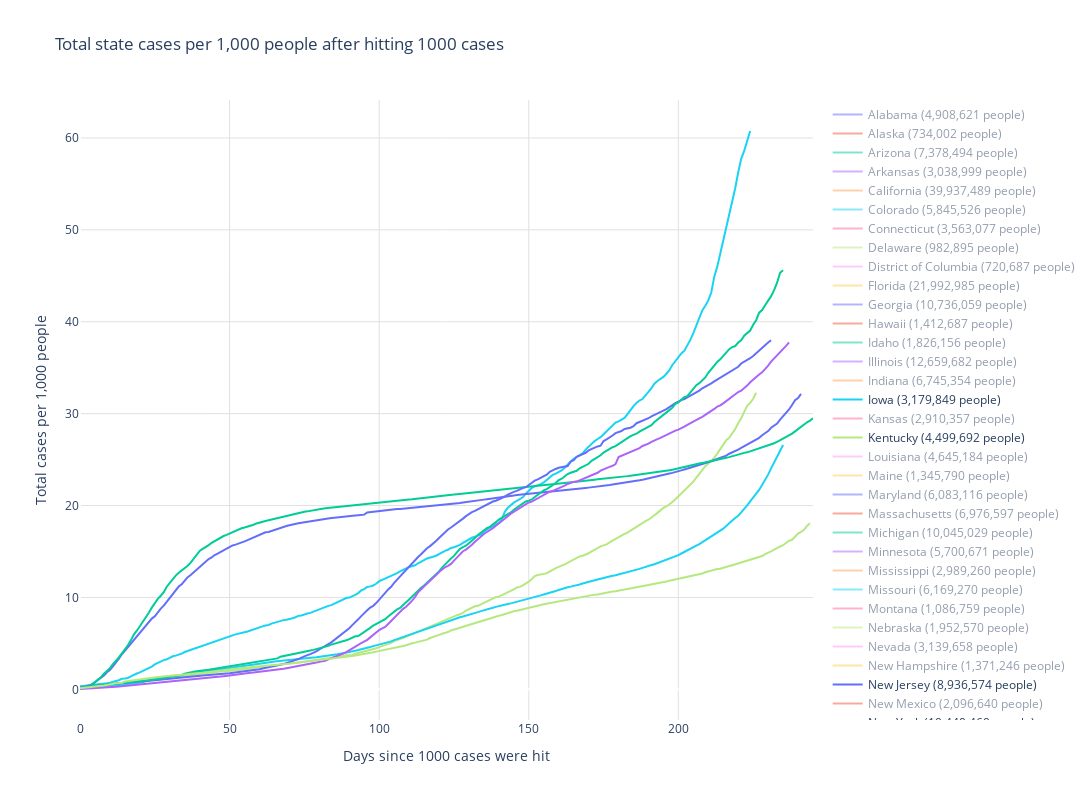

Notebook code cell kept with this figure:
### Markdown cell above
**********************************************************************************************************
 # State cases adjusted for population
 **********************************************************************************************************

### Code cell
def stateplotpercapita(state, show_by_default):
    data = state_cov_data[state_cov_data.state == state][['date', 'cases']]
    data = data[data.cases >= starting_cases]
    state_population = population_state_density[population_state_density.state == state]
    if len(state_population):
        data.index = [x for x in range(0, len(data))]
        plotdata = (data.cases / state_population.population.values[0]) * 1000
        if len(data['cases']):
            if (show_by_default):
                visible = True
            else:
                visible = 'legendonly'

            fig.add_trace(
                go.Scatter(x=data.index, y=plotdata, mode='lines', name=state + ' (' + str.format('{0:,}', state_population.population.values[0]) + ' people)', line = { 'width': default_line_thickness },
                hovertemplate='cases per 1000: %{y:,.0f}<br>day: %{x}', visible=visible)
            )

row += 1
starting_cases = 1000
layout = go.Layout(
        title = 'Total state cases per 1,000 people after hitting ' + str(starting_cases) + ' cases',
        plot_bgcolor = default_plot_color,
        xaxis_gridcolor = default_grid_color,
        yaxis_gridcolor = default_grid_color,
        width=default_width,
        height=default_height,
        xaxis_title='Days since ' + str(starting_cases) + ' cases were hit',
        yaxis_title='Total cases per 1,000 people'
)
fig=go.Figure(layout=layout)

for index, s in interesting_states.iterrows():
    stateplotpercapita(s.state, s.show_by_default )

fig.show()
plotly.offline.plot(fig, filename=webpage_folder + 'Chart_'+str(row)+'.html',auto_open=False)
html_graphs.write('''
<br/><br/><div>
<h1>State and County cases adjusted for population</h1><br/>
Total cases is one thing, but to better get a sense of how different states and counties may be handling the virus compared to others,
you can adjust the graphs to account for the number of people who live in each state. A state that has 100,000 people vs
one that has 8,000,000 people should obviously have far fewer total cases because they have 80x less people. By factoring
in the population, a state or county with a low population may show a slope as high as other states with far more people.
This would indicate that the lower population state isn't likely effectively quarantining nearly as much as a higher
population state.
</div>''')
html_graphs.write("  <object data=\""+'Chart_'+str(row)+'.html'+"\" width=" + str(default_width * 1.10) + " height=" + str(default_height* 1.10) + "\"></object>"+"\n")

#################################################
# County cases adjusted for population
#################################################

### Figure 1 — Plotly figure (JSON) as saved in the notebook; plotly's stock layout.template omitted (floating-point values rounded to 4 significant figures; data arrays with more than 128 entries replaced by an {"elided": "..."} marker saying what was removed)
{"data": [{"hovertemplate": "cases per 1000: %{y:,.0f}<br>day: %{x}", "line": {"width": 2}, "mode": "lines", "name": "Alabama (4,908,621 people)", "type": "scatter", "visible": "legendonly", "x": {"elided": "231 int values"}, "y": {"elided": "231 float values"}}, {"hovertemplate": "cases per 1000: %{y:,.0f}<br>day: %{x}", "line": {"width": 2}, "mode": "lines", "name": "Alaska (734,002 people)", "type": "scatter", "visible": "legendonly", "x": {"elided": "145 int values"}, "y": {"elided": "145 float values"}}, {"hovertemplate": "cases per 1000: %{y:,.0f}<br>day: %{x}", "line": {"width": 2}, "mode": "lines", "name": "Arizona (7,378,494 people)", "type": "scatter", "visible": "legendonly", "x": {"elided": "233 int values"}, "y": {"elided": "233 float values"}}, {"hovertemplate": "cases per 1000: %{y:,.0f}<br>day: %{x}", "line": {"width": 2}, "mode": "lines", "name": "Arkansas (3,038,999 people)", "type": "scatter", "visible": "legendonly", "x": {"elided": "224 int values"}, "y": {"elided": "224 float values"}}, {"hovertemplate": "cases per 1000: %{y:,.0f}<br>day: %{x}", "line": {"width": 2}, "mode": "lines", "name": "California (39,937,489 people)", "type": "scatter", "visible": "legendonly", "x": {"elided": "244 int values"}, "y": {"elided": "244 float values"}}, {"hovertemplate": "cases per 1000: %{y:,.0f}<br>day: %{x}", "line": {"width": 2}, "mode": "lines", "name": "Colorado (5,845,526 people)", "type": "scatter", "visible": "legendonly", "x": {"elided": "238 int values"}, "y": {"elided": "238 float values"}}, {"hovertemplate": "cases per 1000: %{y:,.0f}<br>day: %{x}", "line": {"width": 2}, "mode": "lines", "name": "Connecticut (3,563,077 people)", "type": "scatter", "visible": "legendonly", "x": {"elided": "237 int values"}, "y": {"elided": "237 float values"}}, {"hovertemplate": "cases per 1000: %{y:,.0f}<br>day: %{x}", "line": {"width": 2}, "mode": "lines", "name": "Delaware (982,895 people)", "type": "scatter", "visible": "legendonly", "x": {"elided": "224 int values"}, "y": {"elided": "224 float values"}}, {"hovertemplate": "cases per 1000: %{y:,.0f}<br>day: %{x}", "line": {"width": 2}, "mode": "lines", "name": "District of Columbia (720,687 people)", "type": "scatter", "visible": "legendonly", "x": {"elided": "226 int values"}, "y": {"elided": "226 float values"}}, {"hovertemplate": "cases per 1000: %{y:,.0f}<br>day: %{x}", "line": {"width": 2}, "mode": "lines", "name": "Florida (21,992,985 people)", "type": "scatter", "visible": "legendonly", "x": {"elided": "241 int values"}, "y": {"elided": "241 float values"}}, {"hovertemplate": "cases per 1000: %{y:,.0f}<br>day: %{x}", "line": {"width": 2}, "mode": "lines", "name": "Georgia (10,736,059 people)", "type": "scatter", "visible": "legendonly", "x": {"elided": "239 int values"}, "y": {"elided": "239 float values"}}, {"hovertemplate": "cases per 1000: %{y:,.0f}<br>day: %{x}", "line": {"width": 2}, "mode": "lines", "name": "Hawaii (1,412,687 people)", "type": "scatter", "visible": "legendonly", "x": {"elided": "136 int values"}, "y": {"elided": "136 float values"}}, {"hovertemplate": "cases per 1000: %{y:,.0f}<br>day: %{x}", "line": {"width": 2}, "mode": "lines", "name": "Idaho (1,826,156 people)", "type": "scatter", "visible": "legendonly", "x": {"elided": "229 int values"}, "y": {"elided": "229 float values"}}, {"hovertemplate": "cases per 1000: %{y:,.0f}<br>day: %{x}", "line": {"width": 2}, "mode": "lines", "name": "Illinois (12,659,682 people)", "type": "scatter", "visible": "legendonly", "x": {"elided": "241 int values"}, "y": {"elided": "241 float values"}}, {"hovertemplate": "cases per 1000: %{y:,.0f}<br>day: %{x}", "line": {"width": 2}, "mode": "lines", "name": "Indiana (6,745,354 people)", "type": "scatter", "visible": "legendonly", "x": {"elided": "235 int values"}, "y": {"elided": "235 float values"}}, {"hovertemplate": "cases per 1000: %{y:,.0f}<br>day: %{x}", "line": {"width": 2}, "mode": "lines", "name": "Iowa (3,179,849 people)", "type": "scatter", "visible": true, "x": {"elided": "225 int values"}, "y": {"elided": "225 float values"}}, {"hovertemplate": "cases per 1000: %{y:,.0f}<br>day: %{x}", "line": {"width": 2}, "mode": "lines", "name": "Kansas (2,910,357 people)", "type": "scatter", "visible": "legendonly", "x": {"elided": "224 int values"}, "y": {"elided": "224 float values"}}, {"hovertemplate": "cases per 1000: %{y:,.0f}<br>day: %{x}", "line": {"width": 2}, "mode": "lines", "name": "Kentucky (4,499,692 people)", "type": "scatter", "visible": true, "x": {"elided": "227 int values"}, "y": {"elided": "227 float values"}}, {"hovertemplate": "cases per 1000: %{y:,.0f}<br>day: %{x}", "line": {"width": 2}, "mode": "lines", "name": "Louisiana (4,645,184 people)", "type": "scatter", "visible": "legendonly", "x": {"elided": "240 int values"}, "y": {"elided": "240 float values"}}, {"hovertemplate": "cases per 1000: %{y:,.0f}<br>day: %{x}", "line": {"width": 2}, "mode": "lines", "name": "Maine (1,345,790 people)", "type": "scatter", "visible": "legendonly", "x": {"elided": "206 int values"}, "y": {"elided": "206 float values"}}, {"hovertemplate": "cases per 1000: %{y:,.0f}<br>day: %{x}", "line": {"width": 2}, "mode": "lines", "name": "Maryland (6,083,116 people)", "type": "scatter", "visible": "legendonly", "x": {"elided": "235 int values"}, "y": {"elided": "235 float values"}}, {"hovertemplate": "cases per 1000: %{y:,.0f}<br>day: %{x}", "line": {"width": 2}, "mode": "lines", "name": "Massachusetts (6,976,597 people)", "type": "scatter", "visible": "legendonly", "x": {"elided": "239 int values"}, "y": {"elided": "239 float values"}}, {"hovertemplate": "cases per 1000: %{y:,.0f}<br>day: %{x}", "line": {"width": 2}, "mode": "lines", "name": "Michigan (10,045,029 people)", "type": "scatter", "visible": "legendonly", "x": {"elided": "241 int values"}, "y": {"elided": "241 float values"}}, {"hovertemplate": "cases per 1000: %{y:,.0f}<br>day: %{x}", "line": {"width": 2}, "mode": "lines", "name": "Minnesota (5,700,671 people)", "type": "scatter", "visible": "legendonly", "x": {"elided": "225 int values"}, "y": {"elided": "225 float values"}}, {"hovertemplate": "cases per 1000: %{y:,.0f}<br>day: %{x}", "line": {"width": 2}, "mode": "lines", "name": "Mississippi (2,989,260 people)", "type": "scatter", "visible": "legendonly", "x": {"elided": "231 int values"}, "y": {"elided": "231 float values"}}, {"hovertemplate": "cases per 1000: %{y:,.0f}<br>day: %{x}", "line": {"width": 2}, "mode": "lines", "name": "Missouri (6,169,270 people)", "type": "scatter", "visible": "legendonly", "x": {"elided": "233 int values"}, "y": {"elided": "233 float values"}}, {"hovertemplate": "cases per 1000: %{y:,.0f}<br>day: %{x}", "line": {"width": 2}, "mode": "lines", "name": "Montana (1,086,759 people)", "type": "scatter", "visible": "legendonly", "x": {"elided": "140 int values"}, "y": {"elided": "140 float values"}}, {"hovertemplate": "cases per 1000: %{y:,.0f}<br>day: %{x}", "line": {"width": 2}, "mode": "lines", "name": "Nebraska (1,952,570 people)", "type": "scatter", "visible": "legendonly", "x": {"elided": "216 int values"}, "y": {"elided": "216 float values"}}, {"hovertemplate": "cases per 1000: %{y:,.0f}<br>day: %{x}", "line": {"width": 2}, "mode": "lines", "name": "Nevada (3,139,658 people)", "type": "scatter", "visible": "legendonly", "x": {"elided": "233 int values"}, "y": {"elided": "233 float values"}}, {"hovertemplate": "cases per 1000: %{y:,.0f}<br>day: %{x}", "line": {"width": 2}, "mode": "lines", "name": "New Hampshire (1,371,246 people)", "type": "scatter", "visible": "legendonly", "x": {"elided": "219 int values"}, "y": {"elided": "219 float values"}}, {"hovertemplate": "cases per 1000: %{y:,.0f}<br>day: %{x}", "line": {"width": 2}, "mode": "lines", "name": "New Jersey (8,936,574 people)", "type": "scatter", "visible": true, "x": {"elided": "242 int values"}, "y": {"elided": "242 float values"}}, {"hovertemplate": "cases per 1000: %{y:,.0f}<br>day: %{x}", "line": {"width": 2}, "mode": "lines", "name": "New Mexico (2,096,640 people)", "type": "scatter", "visible": "legendonly", "x": {"elided": "222 int values"}, "y": {"elided": "222 float values"}}, {"hovertemplate": "cases per 1000: %{y:,.0f}<br>day: %{x}", "line": {"width": 2}, "mode": "lines", "name": "New York (19,440,469 people)", "type": "scatter", "visible": true, "x": {"elided": "246 int values"}, "y": {"elided": "246 float values"}}, {"hovertemplate": "cases per 1000: %{y:,.0f}<br>day: %{x}", "line": {"width": 2}, "mode": "lines", "name": "North Carolina (10,611,862 people)", "type": "scatter", "visible": "legendonly", "x": {"elided": "234 int values"}, "y": {"elided": "234 float values"}}, {"hovertemplate": "cases per 1000: %{y:,.0f}<br>day: %{x}", "line": {"width": 2}, "mode": "lines", "name": "North Dakota (761,723 people)", "type": "scatter", "visible": "legendonly", "x": {"elided": "203 int values"}, "y": {"elided": "203 float values"}}, {"hovertemplate": "cases per 1000: %{y:,.0f}<br>day: %{x}", "line": {"width": 2}, "mode": "lines", "name": "Ohio (11,747,694 people)", "type": "scatter", "visible": true, "x": {"elided": "236 int values"}, "y": {"elided": "236 float values"}}, {"hovertemplate": "cases per 1000: %{y:,.0f}<br>day: %{x}", "line": {"width": 2}, "mode": "lines", "name": "Oklahoma (3,954,821 people)", "type": "scatter", "visible": "legendonly", "x": {"elided": "228 int values"}, "y": {"elided": "228 float values"}}, {"hovertemplate": "cases per 1000: %{y:,.0f}<br>day: %{x}", "line": {"width": 2}, "mode": "lines", "name": "Oregon (4,301,089 people)", "type": "scatter", "visible": "legendonly", "x": {"elided": "228 int values"}, "y": {"elided": "228 float values"}}, {"hovertemplate": "cases per 1000: %{y:,.0f}<br>day: %{x}", "line": {"width": 2}, "mode": "lines", "name": "Pennsylvania (12,820,878 people)", "type": "scatter", "visible": "legendonly", "x": {"elided": "238 int values"}, "y": {"elided": "238 float values"}}, {"hovertemplate": "cases per 1000: %{y:,.0f}<br>day: %{x}", "line": {"width": 2}, "mode": "lines", "name": "Rhode Island (1,056,161 people)", "type": "scatter", "visible": "legendonly", "x": {"elided": "226 int values"}, "y": {"elided": "226 float values"}}, {"hovertemplate": "cases per 1000: %{y:,.0f}<br>day: %{x}", "line": {"width": 2}, "mode": "lines", "name": "South Carolina (5,210,095 people)", "type": "scatter", "visible": true, "x": {"elided": "232 int values"}, "y": {"elided": "232 float values"}}, {"hovertemplate": "cases per 1000: %{y:,.0f}<br>day: %{x}", "line": {"width": 2}, "mode": "lines", "name": "South Dakota (903,027 people)", "type": "scatter", "visible": "legendonly", "x": {"elided": "217 int values"}, "y": {"elided": "217 float values"}}, {"hovertemplate": "cases per 1000: %{y:,.0f}<br>day: %{x}", "line": {"width": 2}, "mode": "lines", "name": "Tennessee (6,897,576 people)", "type": "scatter", "visible": true, "x": {"elided": "236 int values"}, "y": {"elided": "236 float values"}}, {"hovertemplate": "cases per 1000: %{y:,.0f}<br>day: %{x}", "line": {"width": 2}, "mode": "lines", "name": "Texas (29,472,295 people)", "type": "scatter", "visible": true, "x": {"elided": "238 int values"}, "y": {"elided": "238 float values"}}, {"hovertemplate": "cases per 1000: %{y:,.0f}<br>day: %{x}", "line": {"width": 2}, "mode": "lines", "name": "Utah (3,282,115 people)", "type": "scatter", "visible": "legendonly", "x": {"elided": "231 int values"}, "y": {"elided": "231 float values"}}, {"hovertemplate": "cases per 1000: %{y:,.0f}<br>day: %{x}", "line": {"width": 2}, "mode": "lines", "name": "Vermont (628,061 people)", "type": "scatter", "visible": "legendonly", "x": {"elided": "167 int values"}, "y": {"elided": "167 float values"}}, {"hovertemplate": "cases per 1000: %{y:,.0f}<br>day: %{x}", "line": {"width": 2}, "mode": "lines", "name": "Virginia (8,626,207 people)", "type": "scatter", "visible": "legendonly", "x": {"elided": "233 int values"}, "y": {"elided": "233 float values"}}, {"hovertemplate": "cases per 1000: %{y:,.0f}<br>day: %{x}", "line": {"width": 2}, "mode": "lines", "name": "Washington (7,797,095 people)", "type": "scatter", "visible": true, "x": {"elided": "245 int values"}, "y": {"elided": "245 float values"}}, {"hovertemplate": "cases per 1000: %{y:,.0f}<br>day: %{x}", "line": {"width": 2}, "mode": "lines", "name": "West Virginia (1,778,070 people)", "type": "scatter", "visible": "legendonly", "x": {"elided": "208 int values"}, "y": {"elided": "208 float values"}}, {"hovertemplate": "cases per 1000: %{y:,.0f}<br>day: %{x}", "line": {"width": 2}, "mode": "lines", "name": "Wisconsin (5,851,754 people)", "type": "scatter", "visible": "legendonly", "x": {"elided": "235 int values"}, "y": {"elided": "235 float values"}}, {"hovertemplate": "cases per 1000: %{y:,.0f}<br>day: %{x}", "line": {"width": 2}, "mode": "lines", "name": "Wyoming (567,025 people)", "type": "scatter", "visible": "legendonly", "x": {"elided": "160 int values"}, "y": {"elided": "160 float values"}}], "layout": {"height": 800, "plot_bgcolor": "rgba(0, 0, 0, 0)", "title": {"text": "Total state cases per 1,000 people after hitting 1000 cases"}, "width": 1280, "xaxis": {"gridcolor": "rgba(225, 225, 225, 255)", "title": {"text": "Days since 1000 cases were hit"}}, "yaxis": {"gridcolor": "rgba(225, 225, 225, 255)", "title": {"text": "Total cases per 1,000 people"}}}}
